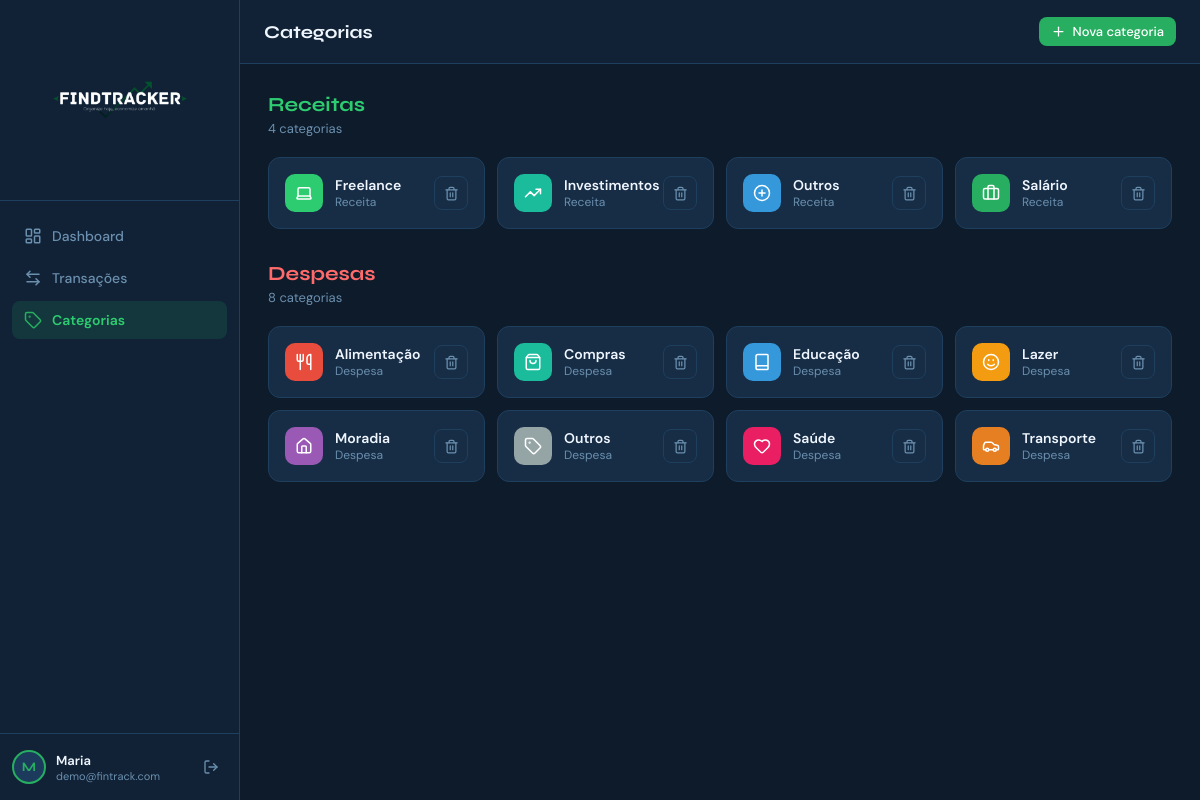
Page /categories (signed in) on the committed database.
### models/models.py (models this page shows, shortened)
class User(UserMixin, db.Model):
    __tablename__ = 'users'
    id           = db.Column(db.Integer, primary_key=True)
    name         = db.Column(db.String(120), nullable=False)
    email        = db.Column(db.String(150), unique=True, nullable=False)
    password_hash= db.Column(db.String(256), nullable=False)
    created_at   = db.Column(db.DateTime, default=datetime.utcnow)
    transactions = db.relationship('Transaction', backref='user', lazy=True, cascade='all, delete-orphan')
    categories   = db.relationship('Category',    backref='user', lazy=True, cascade='all, delete-orphan')

class Category(db.Model):
    __tablename__ = 'categories'
    id      = db.Column(db.Integer, primary_key=True)
    name    = db.Column(db.String(80), nullable=False)
    icon    = db.Column(db.String(40), default='tag')
    color   = db.Column(db.String(7),  default='#27AE60')
    type    = db.Column(db.String(10), nullable=False)   # 'income' | 'expense'
    user_id = db.Column(db.Integer, db.ForeignKey('users.id'), nullable=False)
    transactions = db.relationship('Transaction', backref='category', lazy=True)

### routes/main.py (the view)
@main_bp.route('/categories')
@login_required
def categories():
    cats = Category.query.filter_by(user_id=current_user.id).order_by(Category.type, Category.name).all()
    return render_template('categories.html', categories=cats)

### app.py (called while the page is built)
def create_app():
    app = Flask(__name__)
    app.config['SECRET_KEY']          = os.environ.get('SECRET_KEY', 'fintrack-secret-2025-change-me')
    app.config['SQLALCHEMY_DATABASE_URI']        = 'sqlite:///fintrack.db'
    app.config['SQLALCHEMY_TRACK_MODIFICATIONS'] = False
    db.init_app(app)
    login_manager = LoginManager(app)
    login_manager.login_view     = 'auth.login'
    login_manager.login_message  = 'Faça login para continuar.'
    login_manager.login_message_category = 'info'
    @login_manager.user_loader
    def load_user(user_id):
        return User.query.get(int(user_id))
    app.register_blueprint(auth_bp)
    app.register_blueprint(main_bp)
    with app.app_context():
        db.create_all()
    return app

### templates/categories.html (shortened to what this page needs)
{% extends 'base.html' %}
{% block page_title %}Categorias{% endblock %}
{% block topbar_actions %}
  <button class="btn btn-primary btn-sm" onclick="openModal()">
    <i data-lucide="plus"></i> Nova categoria
  </button>
{% endblock %}
{% block content %}
{% set income_cats  = categories | selectattr('type','eq','income')  | list %}
{% set expense_cats = categories | selectattr('type','eq','expense') | list %}
<div class="section-header">
  <div>
    <div class="section-title" style="color:var(--green-lt)">Receitas</div>
    <div class="section-sub">{{ income_cats|length }} categori{{ 'a' if income_cats|length == 1 else 'as' }}</div>
  </div>
</div>
<div class="cats-grid" style="margin-bottom:32px">
  {% for c in income_cats %}
  <div class="cat-card">
    <div class="cat-dot" style="background:{{ c.color }}">
      <i data-lucide="{{ c.icon }}"></i>
    </div>
    <div class="cat-info">
      <div class="cat-name">{{ c.name }}</div>
      <div class="cat-type">Receita</div>
    </div>
    <div class="cat-actions">
      <form method="POST" action="{{ url_for('main.delete_category', cat_id=c.id) }}"
            onsubmit="return confirm('Remover categoria « {{ c.name }} »?')">
        <button type="submit" class="btn btn-ghost btn-icon btn-sm" style="color:var(--muted)" title="Excluir">
          <i data-lucide="trash-2"></i>
        </button>
      </form>
    </div>
  </div>
  {% else %}
  <div style="color:var(--muted);font-size:14px;padding:12px 0">Nenhuma categoria de receita.</div>
  {% endfor %}
</div>
<div class="section-header">
  <div>
    <div class="section-title" style="color:#ff6b6b">Despesas</div>
    <div class="section-sub">{{ expense_cats|length }} categori{{ 'a' if expense_cats|length == 1 else 'as' }}</div>
  </div>
</div>
<div class="cats-grid">
  {% for c in expense_cats %}
  <div class="cat-card">
    <div class="cat-dot" style="background:{{ c.color }}">
      <i data-lucide="{{ c.icon }}"></i>
    </div>
    <div class="cat-info">
      <div class="cat-name">{{ c.name }}</div>
      <div class="cat-type">Despesa</div>
    </div>
    <div class="cat-actions">
      <form method="POST" action="{{ url_for('main.delete_category', cat_id=c.id) }}"
            onsubmit="return confirm('Remover categoria « {{ c.name }} »?')">
        <button type="submit" class="btn btn-ghost btn-icon btn-sm" style="color:var(--muted)" title="Excluir">
          <i data-lucide="trash-2"></i>
        </button>
      </form>
    </div>
  </div>
  {% else %}
  <div style="color:var(--muted);font-size:14px;padding:12px 0">Nenhuma categoria de despesa.</div>
  {% endfor %}
</div>
{% endblock %}

### templates/base.html (shortened to what this page needs)
<!DOCTYPE html>
<html lang="pt-BR">
<head>
  <link rel="stylesheet" href="{{ url_for('static', filename='css/style.css') }}">
</head>
<body>
{% if current_user.is_authenticated %}
<aside class="sidebar" id="sidebar">
  <div class="sidebar-logo">
  <img src="{{ url_for('static', filename='img/logo-dark.png') }}" alt="FinTrack" class="sidebar-logo-img">
</div>
  <nav class="sidebar-nav">
    <a href="{{ url_for('main.dashboard') }}"    class="nav-item {% if request.endpoint == 'main.dashboard'    %}active{% endif %}">
      <i data-lucide="layout-dashboard"></i><span>Dashboard</span>
    </a>
    <a href="{{ url_for('main.transactions') }}" class="nav-item {% if 'transaction' in request.endpoint %}active{% endif %}">
      <i data-lucide="arrow-left-right"></i><span>Transações</span>
    </a>
    <a href="{{ url_for('main.categories') }}"   class="nav-item {% if 'categor' in request.endpoint %}active{% endif %}">
      <i data-lucide="tag"></i><span>Categorias</span>
    </a>
  </nav>
  <div class="sidebar-footer">
    <div class="user-info">
      <div class="user-avatar">{{ current_user.name[0].upper() }}</div>
      <div class="user-details">
        <span class="user-name">{{ current_user.name.split()[0] }}</span>
        <span class="user-email">{{ current_user.email }}</span>
      </div>
    </div>
    <a href="{{ url_for('auth.logout') }}" class="logout-btn" title="Sair">
      <i data-lucide="log-out"></i>
    </a>
  </div>
</aside>
<div class="main-wrap">
  <header class="topbar">
    <div class="topbar-title">{% block page_title %}{% endblock %}</div>
    <div class="topbar-actions">{% block topbar_actions %}{% endblock %}</div>
  </header>
  <main class="page-content">
    {% block content %}{% endblock %}
  </main>
</div>
{% endif %}
</body>
</html>

### rows in the picture
User: name "M", name "Maria", email "demo@fintrack.com"
Category: name "Freelance"
Category: name "Investimentos"
Category: name "Outros"
Category: name "Salário"
Category: name "Alimentação"
Category: name "Compras"
Category: name "Educação"
Category: name "Lazer"
Category: name "Moradia"
Category: name "Outros"
Category: name "Saúde"
Category: name "Transporte"

### other values in the picture
{{ income_cats|length }} "4"
{{ 'a' if income_cats|length == 1 else 'as' }} "as"
{{ expense_cats|length }} "8"
{{ 'a' if expense_cats|length == 1 else 'as' }} "as"
